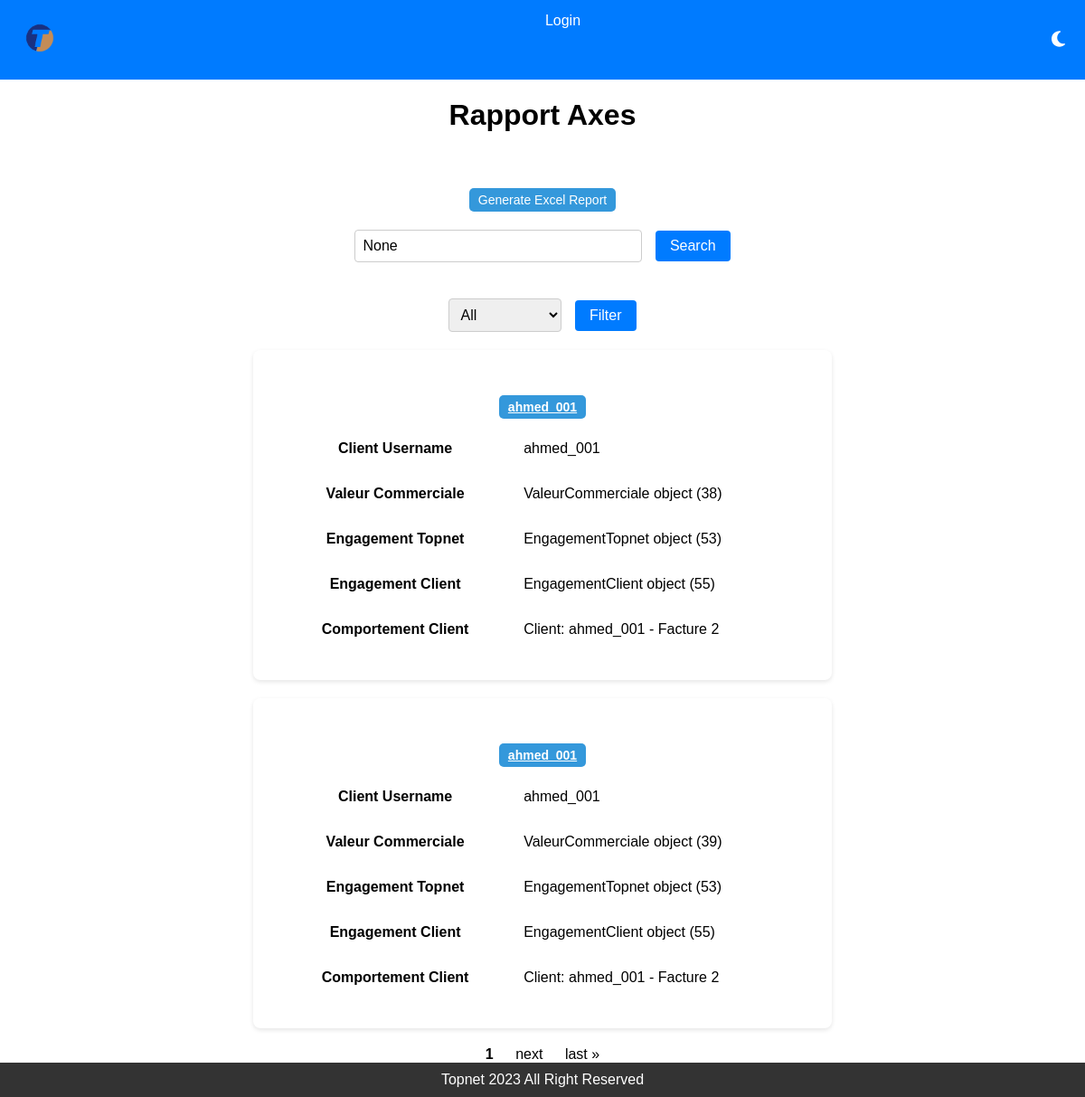
The app's page /user/view_axes/, older data.
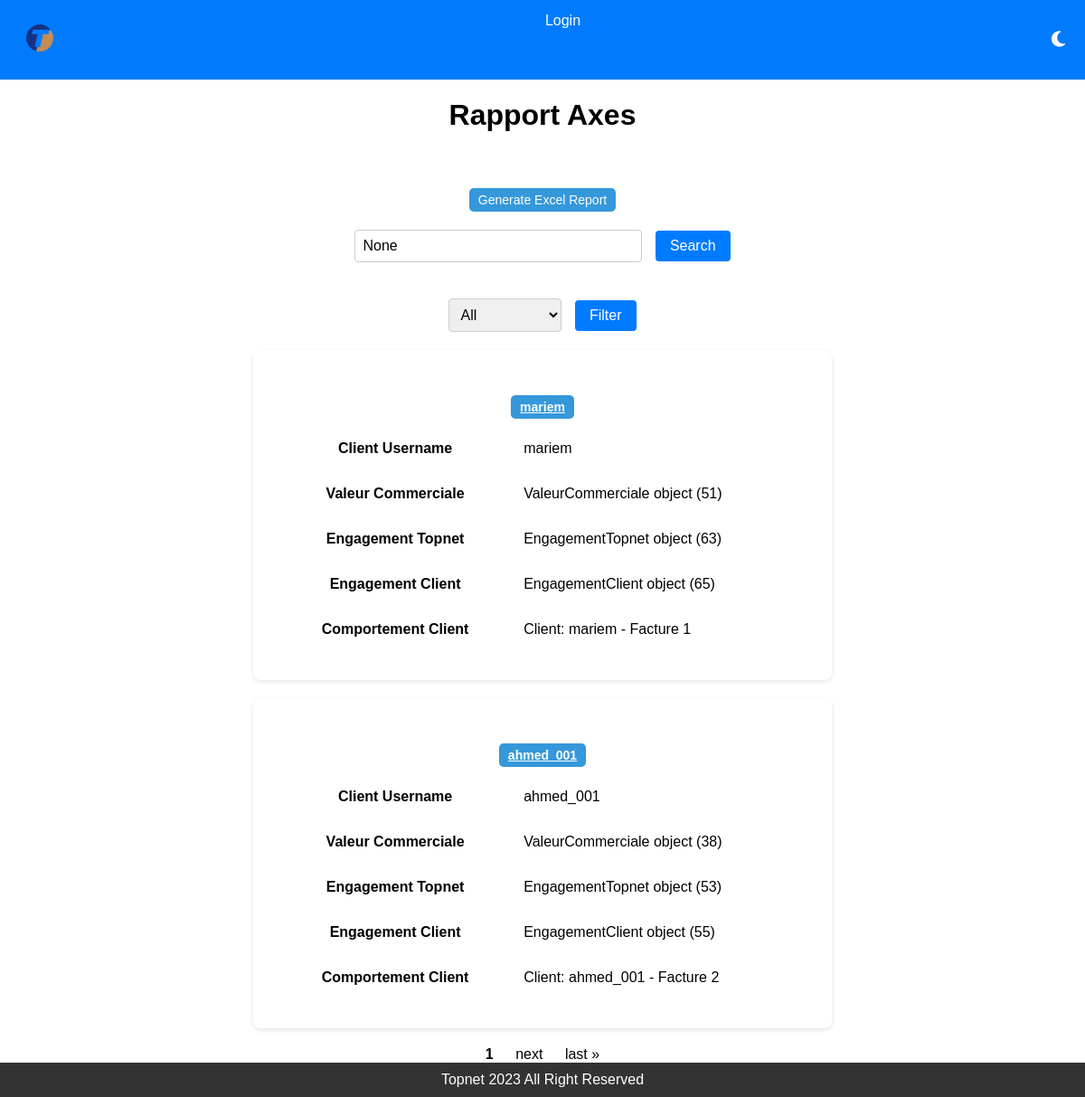
The same page, newer data.
### client/models.py (models this page shows, shortened)
class Axes(models.Model):
    client = models.ForeignKey(Client, on_delete=models.CASCADE, related_name='Axes')
    valeur_commerciale = models.ForeignKey(ValeurCommerciale, on_delete=models.CASCADE, null=True, blank=True)
    engagement_topnet = models.ForeignKey(EngagementTopnet, on_delete=models.CASCADE, null=True, blank=True)
    engagement_client = models.ForeignKey(EngagementClient, on_delete=models.CASCADE, null=True, blank=True)
    comportement_client = models.ForeignKey(ComportementClient, on_delete=models.CASCADE, null=True, blank=True)

class Client(AbstractUser):
    phone_regex = RegexValidator(
        regex=r'^\d{8}$',
        message="Le numéro de téléphone doit être au format  71000000."
    )
    phone_number = models.CharField(validators=[phone_regex], max_length=17)
    CIN = models.CharField("CIN", max_length=250, validators=[RegexValidator(regex='^[0-9]{8}$', message="Numbers Only!")])

class ValeurCommerciale(models.Model):
    CATEGORIE_CHOICES = [
        (None, 'Unspecified'),
        (0, 'Standard'),
        (1, 'VIP'),
    ]
    ENGAGEMENT_CHOICES = [
        (None, 'Unspecified'),
        (0, 'Engagé'),
        (1, 'Non Engagé'),
    ]
    OFFRE_CHOICES = [
        (None, 'Unspecified'),
        (0.5, 'XDSL'),
        (1, 'HD'),
    ]
    DEBIT_CHOICES = [
        (None, 'Unspecified'),
        (Decimal('1'), '100'),
        (Decimal('0.9'), '50'),
        (Decimal('0.8'), '30'),
        (Decimal('0.7'), '20'),
        (Decimal('0.6'), '12'),
        (Decimal('0.4'), '10'),
        (Decimal('0.2'), '8'),
        (Decimal('0'), '4'),
    ]
    categorie_client = models.IntegerField(choices=CATEGORIE_CHOICES, default=None, null=True, blank=True)
    engagement_contractuel = models.IntegerField(choices=ENGAGEMENT_CHOICES, default=None, null=True, blank=True)
    offre = models.DecimalField(choices=OFFRE_CHOICES, max_digits=3, decimal_places=1, default=None, null=True, blank=True)
    debit = models.DecimalField(choices=DEBIT_CHOICES, max_digits=2, decimal_places=1, default=None, null=True, blank=True)
    client = models.ForeignKey(Client, on_delete=models.CASCADE, related_name='valeur_commerciale', null=True, blank=True, default=None)
    axes_relation = models.OneToOneField('client.Axes', on_delete=models.CASCADE, related_name='valeur_commerciale_relation', null=True, blank=True)

class EngagementTopnet(models.Model):
    client = models.ForeignKey(Client, on_delete=models.CASCADE, related_name='engagement_topnet', null=True, blank=True, default=None)
    axes_relation = models.OneToOneField('client.Axes', on_delete=models.CASCADE, related_name='engagement_topnet_relation', null=True, blank=True)
    nombre_reclamations = models.DecimalField(max_digits=3, decimal_places=1, default=0)
    delai_traitement = models.FloatField(default=0)

class EngagementClient(models.Model):
    client = models.ForeignKey(Client, on_delete=models.CASCADE, related_name='engagement_client', null=True, blank=True, default=None)
    axes_relation  = models.OneToOneField('client.Axes', on_delete=models.CASCADE, related_name='engagement_client_relation', null=True, blank=True)

class ComportementClient(models.Model):
    facture = models.ForeignKey('facture.Facture', on_delete=models.CASCADE, related_name='ComportementClient', null=True, blank=True, default=None)
    client = models.ForeignKey(Client, on_delete=models.CASCADE, related_name='comportement_client', null=True, blank=True, default=None)
    axes_relation = models.OneToOneField('client.Axes', on_delete=models.CASCADE, related_name='comportement_client_relation', null=True, blank=True)
    def __str__(self):
        if self.facture and self.facture.client:
            return f"Client: {self.facture.client.username} - Facture {self.facture.Id_facture}"
        return f"Facture {self.facture.Id_facture} - No Client"

### facture/models.py (models this page shows, shortened)
class Facture(models.Model):
    client = models.ForeignKey('client.Client', on_delete=models.CASCADE, related_name='factures', null=True, blank=True, default=None)
    contrat = models.ForeignKey('contrat.Contrat', on_delete=models.CASCADE, related_name='factures')
    Id_facture = models.AutoField(primary_key=True)
    montant_encours = models.DecimalField(max_digits=10, decimal_places=2, help_text="Montant en Dinar Tunisien")
    ESPECE = 'Espece'
    CREDIT_CARD = 'CreditCard'
    CHEQUE = 'Cheque'
    TYPE_PAIEMENT_CHOICES = [
        (ESPECE, 'Espece'),
        (CREDIT_CARD, 'Credit Card'),
        (CHEQUE, 'Cheque'),
    ]
    type_paiement = models.CharField(max_length=100, choices=TYPE_PAIEMENT_CHOICES)
    date_du_facture = models.DateField(default=timezone.now)
    date_a_payer_avant = models.DateField(validators=[validate_date_a_payer_avant])
    REJET = 'rejet'
    NON = 'non'
    STATUT_PAIEMENT_CHOICES = [
        (REJET, 'Rejet'),
        (NON, 'Non'),
    ]
    statut_paiement = models.CharField(max_length=10, choices=STATUT_PAIEMENT_CHOICES, default=NON)
    CONTENTIEUX_CHOICES = [
        (False, 1),
        (True, 0),
    ]
    contentieux = models.BooleanField(default=False, choices=CONTENTIEUX_CHOICES)

### client/views.py (the view)
# urls.py: path('view_axes/', view_axes, name='view_axes'),
def view_axes(request):
    axes_with_clients = Axes.objects.select_related('client')
    axes_with_clients = axes_with_clients.exclude(client__is_superuser=True)
    search_query = request.GET.get('search')
    if search_query:
        axes_with_clients = axes_with_clients.filter(client__username__icontains=search_query)
    filter_option = request.GET.get('filter', 'all')
    if filter_option == 'today':
        axes_with_clients = axes_with_clients.filter(client__date_joined__date=timezone.now().date())
    elif filter_option == 'past7days':
        past_week = timezone.now() - timezone.timedelta(days=7)
        axes_with_clients = axes_with_clients.filter(client__date_joined__gte=past_week)
    elif filter_option == 'thismonth':
        axes_with_clients = axes_with_clients.filter(client__date_joined__year=timezone.now().year, client__date_joined__month=timezone.now().month)
    elif filter_option == 'thisyear':
        axes_with_clients = axes_with_clients.filter(client__date_joined__year=timezone.now().year)
    paginator = Paginator(axes_with_clients, 2)
    page_number = request.GET.get('page')
    axes = paginator.get_page(page_number)
    return render(request, 'client/view_axes.html', {'axes': axes, 'search_query': search_query, 'filter_option': filter_option})

### score_app/templates/client/view_axes.html (shortened to what this page needs)
{% extends 'base.html' %}
{% load static %}
{% block content %}
<h1>Rapport Axes</h1>
    <form method="post" action="{% url 'generate_excel' %}">
        <div class="back-button-container">
            <button type="submit" class="back-button">Generate Excel Report</button>
        </div>
    </form>
<div class="search-container">
    <form method="get" action="">
        <input type="text" name="search" value="{{ search_query }}" placeholder="Search by username">
        <button type="submit">Search</button>
    </form>
</div>
<div class="filter-container">
    <form method="get" action="">
        <select name="filter">
            <option value="all" {% if filter_option == 'all' %}selected{% endif %}>All</option>
        </select>
        <button type="submit">Filter</button>
    </form>
</div>
<div class="client-box-container">
    {% for ax in axes %}
        <div class="client-box">
            <div class="back-button-container">
            <h3><a href="{% url 'client_scores' client_id=ax.client.id %}" class="back-button">{{ ax.client.username }}</a></h3>
            </div>
            <table>
                <tr>
                    <th>Client Username</th>
                    <td>{{ ax.client.username }}</td>
                </tr>
                <tr>
                    <th>Valeur Commerciale</th>
                    <td>{{ ax.valeur_commerciale }}</td>
                </tr>
                <tr>
                    <th>Engagement Topnet</th>
                    <td>{{ ax.engagement_topnet }}</td>
                </tr>
                <tr>
                    <th>Engagement Client</th>
                    <td>{{ ax.engagement_client }}</td>
                </tr>
                <tr>
                    <th>Comportement Client</th>
                    <td>{{ ax.comportement_client }}</td>
                 </tr>
            </table>
        </div>
    {% endfor %}
</div>
<div class="pagination">
    <span class="step-links">
        <span class="current-page">{{ axes.number }}</span>
        {% if axes.has_next %}
            <a href="?page={{ axes.next_page_number }}">next</a>
            <a href="?page={{ axes.paginator.num_pages }}">last &raquo;</a>
        {% endif %}
    </span>
</div>
{% endblock %}

Row changes from the older to the newer data that the page shows:
removed Axes: client.username "ahmed_001", valeur_commerciale "ValeurCommerciale object (39)", engagement_topnet "EngagementTopnet object (53)", engagement_client "EngagementClient object (55)", comportement_client "Client: ahmed_001 - Facture 2"
added Axes: client.username "mariem", valeur_commerciale "ValeurCommerciale object (51)", engagement_topnet "EngagementTopnet object (63)", engagement_client "EngagementClient object (65)", comportement_client "Client: mariem - Facture 1"
